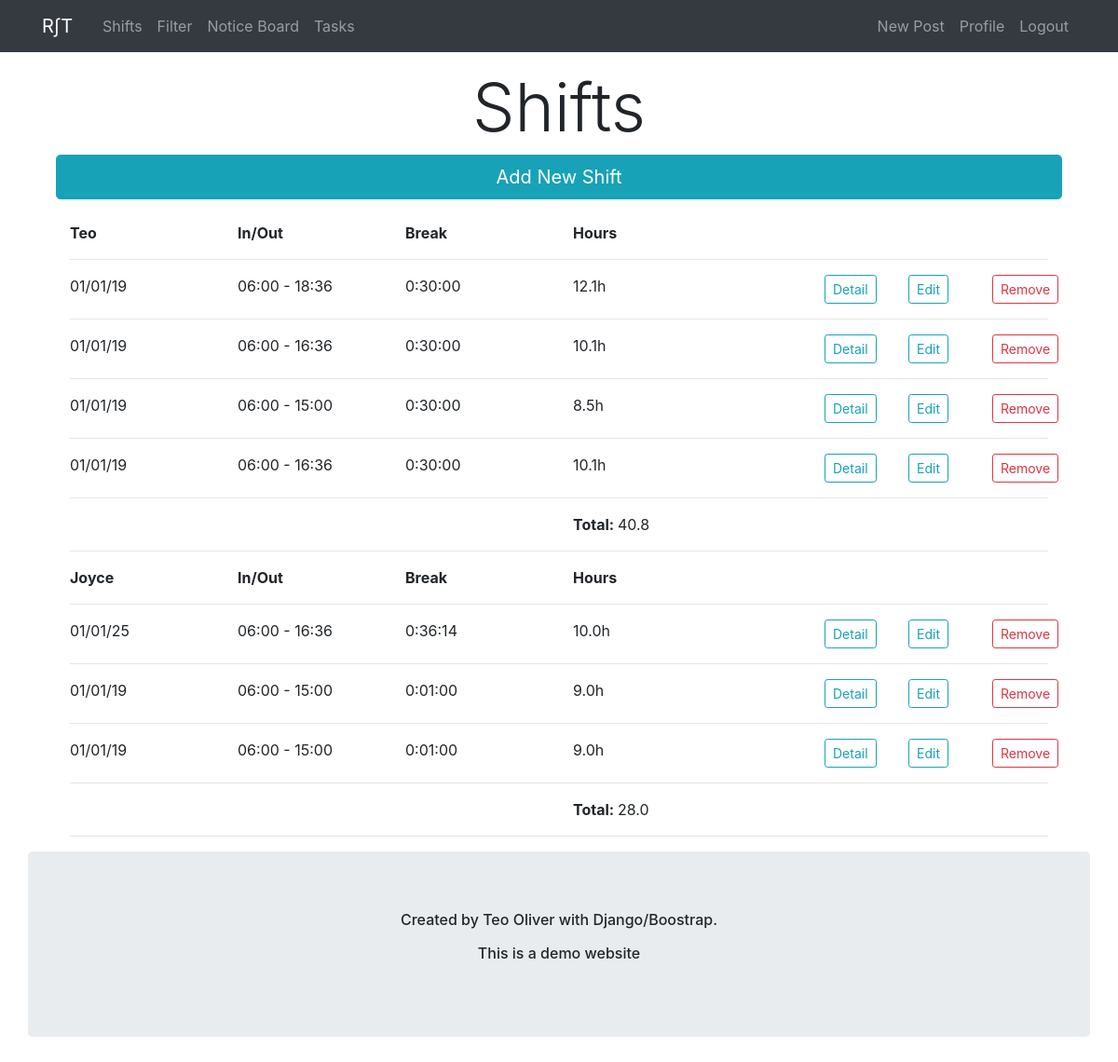
The app's page / (signed in) with its own data.
### hoursCalc/models.py (models this page shows, shortened)
class Shift(models.Model):
    name = models.ForeignKey(User,on_delete=models.CASCADE)
    clock_in = models.DateTimeField(blank=True, null=True) #not blanck or null
    clock_out = models.DateTimeField(blank=True, null=True)  #not blanck or null
    date = models.DateField(blank=True, null=True) #not blanck or null
    duration  = models.FloatField(default=0)
    break_time = models.DurationField(blank=True, null=True)
    description = models.TextField(blank=True, null=True, max_length=600)
    class Meta:
        ordering = ['-date']

### hoursCalc/views.py (the view)
# urls.py: path('', shift_views.index, name="index"),
@login_required
def index(request):
    users = User.objects.all()
    form = forms.ClockInOutForm()
    shift = Shift.objects.all()
    context = {
        'shift': shift,
        'users': users,
        'form': form,
        'title': 'Home'
    }
    return render(request, 'hoursCalc/index.html', context)

### hoursCalc/templatetags/shifts.py (called while the page is built)
@register.simple_tag
def calc_total_duration(shifts):  # here 'shifts' is the 'user.list' in the template
    total = 0.0
    for shift in shifts:
        total += shift.duration
    return total

### hoursCalc/templates/hoursCalc/index.html (shortened to what this page needs)
{% extends './base.html' %}
{% load crispy_forms_tags %}
{% block content %}
<div class="container mb-4">
    <h1 class="display-3"><center>Shifts</center></h1>
    <button type="button" class="btn btn-info btn-lg btn-block" data-toggle="modal" data-target="#filterModal" >Add New Shift</button>
</div>
<div class="container">
    {% load shifts %}
    <div class="container">
        {% for user in users %}
        {% if user.shift_set.count > 0 %}
            <div class="row">
                <div class="col-md-2">
                    <strong>{{user.username}}</strong>
                </div>
                <div class="col-md-2"> <strong> In/Out </strong> </div>
                <div class="col-md-2"> <strong> Break </strong>  </div>
                <div class="col-md-3"> <strong> Hours </strong>  </div>
                <div class="col-md-3"> </div>
            </div>
            <hr>
            {% for i in user.shift_set.all %}
                <div class="row">
                    <div class="col-md-2"> {{ i.date|date:"d/m/y" }} </div>
                    <div class="col-md-2"> {{ i.clock_in|date:"H:i" }} - {{ i.clock_out|date:"H:i"}} </div>
                    <div class="col-md-2"> {{ i.break_time}} </div>
                    <div class="col-md-3"> {{i.duration}}h </div>
                    <div class="col-md-1"> <a class="btn btn-outline-info btn-sm" href="{% url 'detail' pk=i.id %}">Detail</a> </div>
                    <div class="col-md-1"> <a class="btn btn-outline-info btn-sm" href="{% url 'edit' pk=i.id %}">Edit</a> </div>
                    <div class="col-md-1"> <a class="btn btn-outline-danger btn-sm" href="{% url 'remove' pk=i.id %}">Remove</a> </div>
                </div>
                <hr>
            {% endfor %}
            <div class="row">
                <div class="col-md-2"> </div>
                <div class="col-md-2"> </div>
                <div class="col-md-2"> </div>
                <div class="col-md-3">
                    <strong>Total: </strong>  {% calc_total_duration user.shift_set.all %}
                </div>
                <div class="col-md-3"> </div>
            </div>
            <hr>
        {% endif %}
        {% endfor %}
    </div>
</div>
{% endblock content %}

### records on screen
Shift: date "01/01/19", clock_in "06:00", clock_out "18:36", break_time "0:30:00", duration "12.1"
Shift: date "01/01/19", clock_in "06:00", clock_out "16:36", break_time "0:30:00", duration "10.1"
Shift: date "01/01/19", clock_in "06:00", clock_out "15:00", break_time "0:30:00", duration "8.5"
Shift: date "01/01/19", clock_in "06:00", clock_out "16:36", break_time "0:30:00", duration "10.1"
Shift: date "01/01/25", clock_in "06:00", clock_out "16:36", break_time "0:36:14", duration "10.0"
Shift: date "01/01/19", clock_in "06:00", clock_out "15:00", break_time "0:01:00", duration "9.0"
Shift: date "01/01/19", clock_in "06:00", clock_out "15:00", break_time "0:01:00", duration "9.0"

### other values on screen
{{ user.username }} "Teo"
{{ user.username }} "Joyce"
